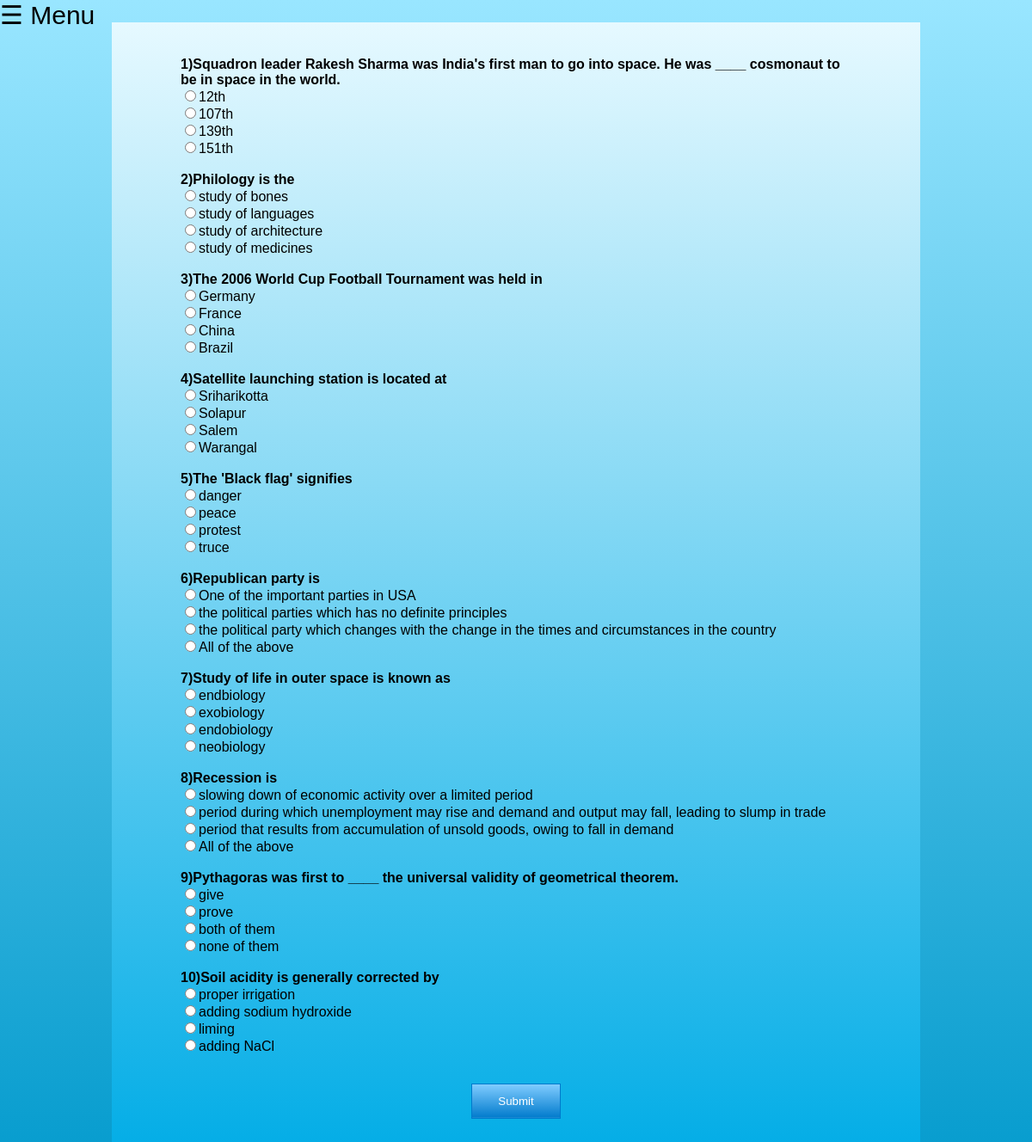
/gk.php?id=1, run on the app's committed database.
### tables this page shows
CREATE TABLE `quiz` (
  `q_id` int(100) NOT NULL,
  `question` varchar(1000) NOT NULL,
  `a_value` varchar(500) NOT NULL,
  `b_value` varchar(500) NOT NULL,
  `c_value` varchar(500) NOT NULL,
  `d_value` varchar(500) NOT NULL,
  `correct_id` varchar(1000) NOT NULL,
  `cat_id` int(100) NOT NULL
);

### gk.php (the view, shortened to what this page needs)
<html>
<link rel="stylesheet" href="nav.css">
<body size="relative">
<span class="avx" style="font-size:30px;cursor:pointer" onclick="openNav()">&#9776; Menu</span>
<fieldset>
<form action="evaluate.php?id=<?php echo $_GET['id'];?>" method="post">
<?php
include 'dbh.php';
$sql = "SELECT question,a_value,b_value,c_value,d_value,correct_id FROM quiz WHERE cat_id='".$_GET['id']."'";
$result = mysqli_query($conn,$sql);
$i=0; $x=0;
while($row=mysqli_fetch_assoc($result))
{
	$ques = $row['question'];
	$a = $row['a_value'];
	$b = $row['b_value'];
	$c = $row['c_value'];
	$d = $row['d_value'];
	$i=$i+1;
	echo "<strong>"."$i)".$ques."</strong>"."<br>";
	echo "<input type='radio' id='1' name=".$x." value='".$a. "'>"
		.$a."<br>"."<input type='radio' id='1' name=".$x." value='".$b."'>"
		.$b."<br>"."<input type='radio' id='3' name=".$x." value='".$c."'>"
		.$c.'<br>'."<input type='radio' id='4' name=".$x." value='".$d."'>"
		.$d.'<br><br>';
	$x=$x+1;
	}
?>
			<p align="center"><button>Submit</button></p>
</form>
</fieldset>
</body>

### nav.css (style rules this page uses)
.avx { position: fixed; top: 0; left: 0; z-index: 9999; height: 50px; }

### gk.php (style rules this page uses)
form { max-width: 300px; margin: 10px auto; padding: 40px 80px 40px 80px; background: -webkit-linear-gradient(top, #e6f9ff 0%,#00ace6 100%); }
fieldset { margin-bottom: 30px; border: none; }
@media screen and (min-width: 780px) { form { max-width: 780px; } }
body { font-family: "Comic Sans MS", cursive, sans-serif; color: black; margin: 10px auto; repeat:no-repeat; background: -webkit-linear-gradient(top, #99e6ff 0%, #0099cc 100%); }
button { padding: 12px 30px 12px 30px; color: #FFF; text-shadow : 1px solid #1e7b1e; background: -webkit-linear-gradient(top,#80ccff 0%,#007acc 100%); border: 1px solid #007acc; box-shadow: 0 -1px 0 rgba(255,255,255,0.1) inset; cursor: pointer; }

### data on the page
quiz: question "Squadron leader Rakesh Sharma was India's first man to go into space. He was ____ cosmonaut to be in space in the world.", a_value "12th", b_value "107th", c_value "139th", d_value "151th"
quiz: question "Philology is the", a_value "study of bones", b_value "study of languages", c_value "study of architecture", d_value "study of medicines"
quiz: question "The 2006 World Cup Football Tournament was held in", a_value "Germany", b_value "France", c_value "China", d_value "Brazil"
quiz: question "Satellite launching station is located at", a_value "Sriharikotta", b_value "Solapur", c_value "Salem", d_value "Warangal"
quiz: question "The 'Black flag' signifies", a_value "danger", b_value "peace", c_value "protest", d_value "truce"
quiz: question "Republican party is", a_value "One of the important parties in USA", b_value "the political parties which has no definite principles", c_value "the political party which changes with the change in the times and circumstances in the country", d_value "All of the above"
quiz: question "Study of life in outer space is known as", a_value "endbiology", b_value "exobiology", c_value "endobiology", d_value "neobiology"
quiz: question "Recession is", a_value "slowing down of economic activity over a limited period", b_value "period during which unemployment may rise and demand and output may fall, leading to slump in trade", c_value "period that results from accumulation of unsold goods, owing to fall in demand", d_value "All of the above"
quiz: question "Pythagoras was first to ____ the universal validity of geometrical theorem.", a_value "give", b_value "prove", c_value "both of them", d_value "none of them"
quiz: question "Soil acidity is generally corrected by", a_value "proper irrigation", b_value "adding sodium hydroxide", c_value "liming", d_value "adding NaCl"
